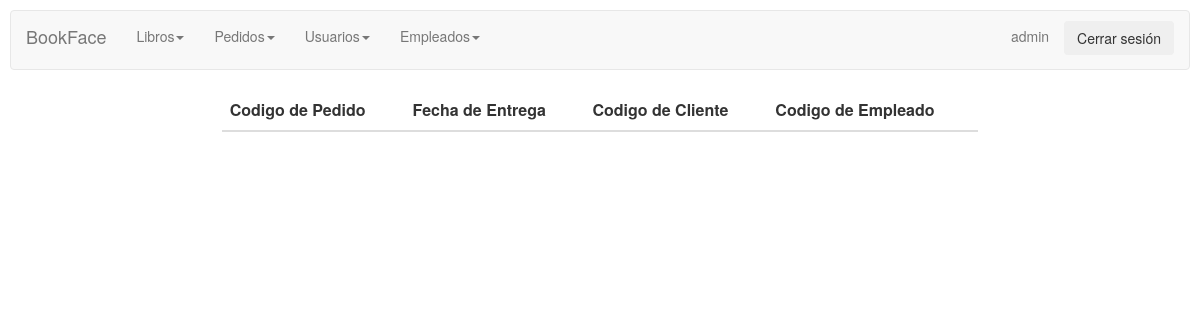
The page /pedidosadmin/mostrarpedidos.php (signed in) on the database as committed earlier.
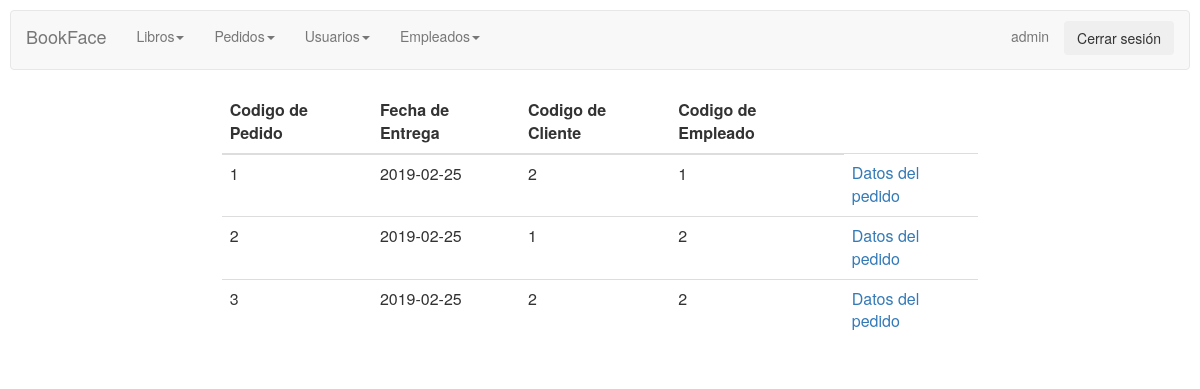
The same page on the database as committed later.
### tables this page shows
CREATE TABLE `pedidos` (
  `codpedido` int(11) NOT NULL AUTO_INCREMENT,
  `fechaentrega` varchar(45) NOT NULL,
  `id` int(11) DEFAULT NULL,
  `codempleado` int(11) DEFAULT NULL,
  PRIMARY KEY (`codpedido`),
  KEY `fk_Pedidos_1_idx` (`id`),
  KEY `fk_Pedidos_2_idx` (`codempleado`),
  CONSTRAINT `fk_Pedidos_1` FOREIGN KEY (`id`) REFERENCES `usuarios` (`id`) ON DELETE NO ACTION ON UPDATE NO ACTION,
  CONSTRAINT `fk_Pedidos_2` FOREIGN KEY (`codempleado`) REFERENCES `empleados` (`codempleado`) ON DELETE NO ACTION ON UPDATE NO ACTION
);

### pedidosadmin/mostrarpedidos.php (the view, shortened to what this page needs)
<html>
<head>
    <link rel="stylesheet" href="../CSS/styles.css">
    <link rel="stylesheet" href="../CSS/menuadmin.css">
</head>
<body>
<?php session_start();
if (isset($_SESSION["user"]) && $_SESSION["user"]=="admin") {
?>
<div class="row">
        <div>
        <?php include_once "../controladmin/menuadmin.php"?>
        </div>
    </div>
    <div class="row">
    <div class="col-md-2"></div>
    <div class="col-md-8">
<?php
$connection = new mysqli("localhost", "root", "123456", "proyecto");
$connection->set_charset("utf8");
if ($result = $connection->query("select * from pedidos;")) {
    echo " <table class='table custab' style='background-color: white; border-radius:10px;'>";
    ?>
    <thead>
      <tr>
        <th>Codigo de Pedido</th>
        <th>Fecha de Entrega</th>
        <th>Codigo de Cliente</th>
        <th>Codigo de Empleado</th>
       </tr>
    </thead>
<?php
    while($obj = $result->fetch_object()) {
        echo "<tr>";
        echo "<td>".$obj->codpedido."</td>";
        echo "<td>".$obj->fechaentrega."</td>";
        echo "<td>".$obj->id."</td>";
        echo "<td>".$obj->codempleado."</td>";
        echo "<td><a href='pedido.php?cod=$obj->codpedido'>Datos del pedido</a></td>";
        echo "</tr>";
    }
}
} else {
    session_destroy();
    header("Location: ../login.php");
  }
?>
</div>
    <div class="col-md-2"></div>
    </div>
</body>
</html>

### controladmin/menuadmin.php (shortened to what this page needs)
<link href="//maxcdn.bootstrapcdn.com/bootstrap/3.3.1/css/bootstrap.min.css" rel="stylesheet" id="bootstrap-css">
<nav class="navbar navbar-default">
  <div class="container-fluid">
    <div class="navbar-header">
      <a class="navbar-brand" href="principal.php">BookFace</a>
    </div>
    <div class="collapse navbar-collapse" id="bs-example-navbar-collapse-1">
      <ul class="nav navbar-nav">
      <li class="dropdown">
      <a class="nav-link dropdown-toggle" href="#" id="navdrop" role="button" data-toggle="dropdown" data-hover="dropdown">Libros<span class="caret"></span></a>
        </li>
        <li class="dropdown">
        <a class="nav-link dropdown-toggle" href="#" id="navdrop" role="button" data-toggle="dropdown" data-hover="dropdown">Pedidos<span class="caret"></span></a>
        </li>
        <li class="dropdown">
      <a class="nav-link dropdown-toggle" href="#" id="navdrop" role="button" data-toggle="dropdown" data-hover="dropdown">Usuarios<span class="caret"></span></a>
        </li>
        <li class="dropdown">
      <a class="nav-link dropdown-toggle" href="#" id="navdrop" role="button" data-toggle="dropdown" data-hover="dropdown">Empleados<span class="caret"></span></a>
        </li>
      </ul>
      <ul class="nav navbar-nav navbar-right">
        <li><a href="../controladmin/perfiladmin.php"><?php echo $_SESSION["user"] ?></a></li>
        <li id="boton"><?php
        if (!isset($_POST["cerrar"])) : ?>
        <form method="post">
            <p><input class="btn" type="submit" name="cerrar" value="Cerrar sesión"></p>
        </form>
      <?php endif?></li>
      </ul>
    </div>
  </div>
</nav>

### CSS/styles.css (style rules this page uses)
body { background-image:url("http://culto.latercera.com/wp-content/uploads/2017/04/Libros-1-900x600.jpg"); background-position:center; background-size: 100%; background-repeat: no-repeat; padding:10px; }

### CSS/menuadmin.css (style rules this page uses)
body,html { height: 100%; }
@media (min-width: 765px) { nav.sidebar.navbar.sidebar>.container .navbar-brand, .navbar>.container-fluid .navbar-brand { margin-left: 0px; } }
.row { padding: 0px 15px; }
#boton { padding-top: 10px; }

Rows that differ between the two databases and show on the page:
added pedidos: codpedido "1", fechaentrega "2019-02-25", id "2", codempleado "1"
added pedidos: codpedido "2", fechaentrega "2019-02-25", id "1", codempleado "2"
added pedidos: codpedido "3", fechaentrega "2019-02-25", id "2", codempleado "2"
